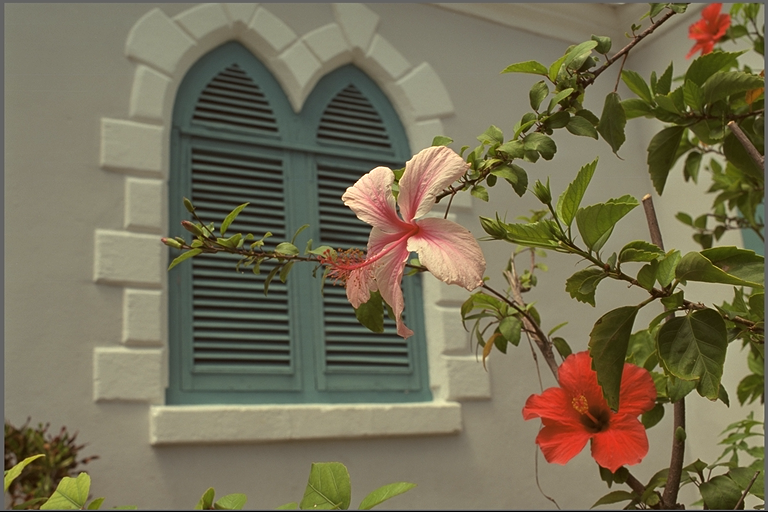
#> input picture Images/kodim07.png, 768 x 512 px, found by its file name
$ jupyter execute JPEG_Method.ipynb
#> lines starting #> are read from the running program, lines starting #| are printed output that depends on the picture; long printed decimals are rounded
# Image Compression with the JPEG
JPEG is yet another commonly used lossy image compression technique -- it involves both a frequency transformation (similar to PCA) and quantization (similar to k-means). Our vision is more sensitive to small, subtle variations in brightness (low frequency) than to strong, sudden variations in brightness (high frequency). Therefore we can cut out many high-frequency elements of an image, reducing the space needed to store it, without compromising much quality.

While the method has many variations, the main steps are

<b>1)</b> Transform the color space to `YCbCr`. Here `Y` represents pixel brightness, and `Cb` and `Cr` represent chrominace -- our eyes are most sensitive to brightness, and it is most important to the quality of the image. This step isn't required, but makes it harder to notice the image compression since it is most similar to how our eyes perceive color.

<b>2)</b> Split the image into 8x8 blocks and perform a discrete cosine transform (DCT) on each block. I'll explain this step in more depth belwo.

<b>3)</b> Divide each transformed block by a quantization matrix `Q`, then round each value to the nearest integer. The standard `Q` was selected so that lower frequencies (see image below -- these fall in the upper left corner of the transformed matrix) of brightness variation are preserved, but higher frequences (which fall in the lower right corner) are rounded to zero.

$$
Q={\begin{bmatrix}16&11&10&16&24&40&51&61\\12&12&14&19&26&58&60&55\\14&13&16&24&40&57&69&56
\\14&17&22&29&51&87&80&62\\18&22&37&56&68&109&103&77\\24&35&55&64&81&104&113&92\\
49&64&78&87&103&121&120&101\\72&92&95&98&112&100&103&99\end{bmatrix}}.
$$

<b>4)</b> A lossless encoding algorithm is used to compress each block. Because of all the zeros, we can represent the compressed blocks in less space than the original blocks.

<b>5)</b> To reconstruct the image, the above steps (except for rounding) are reversed.

(Source: https://en.wikipedia.org/wiki/JPEG)

Key to this process is the transformation of the pixel brightness values into the frequency space. JPEG compression uses a DCT, which expresses values as a sum of varying frequency cosines. This is similar to a discrete Fourier transform, but without any imaginary component. Although it may seem like it would be more difficult to approximate a function when we're constrained to real space, it turns out that DCT is more efficient for signal compression due to the boundary conditions it implies.

Any Fourier transform of a function on a discrete domain also extends the function to define values outside of its domain -- that is, after we run a DCT on a function, we can evaluate it at any `x`, even where the original function was not defined. The key difference between the DFT and the DCT is that the DFT implies a periodic extension of the original function while the DCT implies an even extension of the original function. This means that unless the left and right boundary values of the signal we're sampling happen to be the same, the DFT will have a discontinuity at the boundary while the DCT will not. As we have seen in class, functions with discontinuities need more terms to accuractely approximate, meaning that the DCT will converge with fewer terms. Therefore the image quality will be worse for DFT than DCT after removing the same number of terms. (See http://www.maths.usyd.edu.au/u/olver/teaching/Computation/ExampleProject.pdf for a comparison, and https://en.wikipedia.org/wiki/Discrete_cosine_transform for a more in-depth explanation.)

Another benefit of the DCT over a discrete sine transform (DST) is that `cos(0)=1`, and thus the first term is the mean of the signal being transformed. This ends up being especially useful in image processing, where the mean color of a 8x8 block of pixels contains the majority of the visual information and will thus have the greatest coefficient. This is call the DC, or constant coefficient. The AC (or alternating component) coefficients of the later terms will in general be much smaller. To see why, consider what the DCT basis vectors look like in 2D:

For any given 8x8 block of pixels, most information can be represented by basis from the upper left quadrant, while those in the lower right contribute relatively little. As discussed above, we compress the image by setting many of the coefficients of these high frequency elements to zero. Therefore the fact that they are all clustered together is key to encoding the data -- coefficients are read in a "zig-zag" pattern starting from the upper left, thus maximizing the number of zeros that are likely to appear in a row and minimizing the space needed to store the data.

Finally, let's consider how to actually take a DCT. It can be given by

$$\ G_{u,v}={\frac {1}{4}}\alpha (u)\alpha (v)\sum _{x=0}^{7}\sum _{y=0}^{7}g_{x,y}\cos
\left[{\frac {(2x+1)u\pi }{16}}\right]\cos \left[{\frac {(2y+1)v\pi }{16}}\right],$$

where $u$ and $v$ are the horizontal and vertical frequencies, $g(x,y)$ is the pixel value, and the $\alpha$s are normalizing coefficients. It is simpler to express this as matrix multiplication

$$G = TMT^T,$$

where the transformation matrix has entries given by

$$T_{i,j} = \frac{1}{\sqrt{8}} \text{ when } i=0,$$

$$T_{i,j} = \frac{1}{2} cos(\frac{(2j + 1)i\pi)}{16}) \text{ when } i>0.$$

The inverse DCT is then taken with the reverse process. (Source: http://www.maths.usyd.edu.au/u/olver/teaching/Computation/ExampleProject.pdf)

Wikipedia has a good article on this topic at https://en.wikipedia.org/wiki/JPEG, and was my source for everything not explicity cited.

[cell 1]
from matplotlib import pyplot as plt
import numpy as np
import cv2

First, define some terms:

[cell 2]
#define transform matrix T such that the DCT of image M is given by TMT'
T = np.zeros((8,8))
T[0,:] = [1/np.sqrt(8) for i in range(8)]
for i in range(1,8):
    for j in range(8):
        T[i,j] = 0.5 * np.cos(((2*j + 1)*i*np.pi)/16)

#define JPEG standard quantization matrix
Q=np.array([[16,11,10,16,24,40,51,61],
   [12,12,14,19,26,58,60,55],
   [14,13,16,24,40,57,69,56],
   [14,17,22,29,51,87,80,62],
   [18,22,37,56,68,109,103,77],
   [24,35,55,64,81,104,113,92],
   [49,64,78,87,103,121,120,101],
   [72,92,95,98,112,100,103,99],
   ])

Now load, change the colorspace, and crop the image:

[cell 3]
im = cv2.imread("./kodim07.png") #3.6 MB
#> im is the input picture: shape (512, 768, 3); mean B, G, R 85.4, 110.7, 117.6

shape = im.shape
#> shape = (512, 768, 3)
print(shape)
#| (512, 768, 3)
h = shape[0]
#> h = 512
w = shape[1]
#> w = 768

im = cv2.cvtColor(im, cv2.COLOR_BGR2RGB)
plt.imshow(im)
plt.show()

[cell 4]
ycc = cv2.cvtColor(im,cv2.COLOR_RGB2YCrCb);
#> ycc: shape (512, 768, 3); mean of channels 0, 1, 2 109.9, 133.5, 114.2
plt.imshow(ycc)
plt.show()

[cell 5]
#JPEG algo splits image into 8x8 blocks, so we need to crop to dimensions divisible by 8
hmax = h - (h%8)
#> hmax = 512
wmax = w - (w%8)
#> wmax = 768
ycc = ycc[:hmax,:wmax,:]

print(ycc.shape)
#| (512, 768, 3)

cropped = im[:hmax,:wmax,:]
cv2.imwrite("./kodim07_cropped.png",cropped)
#> Out = True

Now process the image:

[cell 6]
#transform each of the Y, Cr, and Cb spaces separately
final = np.zeros((hmax,wmax,3),np.uint8)
Q = Q*1 #scale Q to increase compression
size = 0 #estimated space needed to store compressed image, to calculate compression ratio

for k in range(3):

    start = np.array(ycc[:,:,k])
    start = start - float(128) #shift pixel values from [0,256] to [-128,127] to reduce range requirements for DCT processing
    compressed = np.zeros((hmax,wmax)) #initialize a matrix to piece blocks back together

    for i in range(int(hmax/8)):
        for j in range(int(wmax/8)):
            block = start[8*i:8*(i+1), 8*j:8*(j+1)] #eg blocks go from [0,7],[8,15],[16,23],...
            D = T @ block @ T.T #DCT on block
            C = D/Q #divide by quantization matrix...highest frequencies will be made smallest
            C = np.round(C) #round to integer pixel values (lossy step)

            #JPEG can use many different complex encoding techniques
            #for our purposes, we estimate compressed image size with a simple "encoding" techinque
            #where all trailing zeros are represented with 2 bytes
            flat_C = np.reshape(np.copy(C),-1) #flatten array
            reduced_C = np.trim_zeros(flat_C)
            size += len(reduced_C) + 2 #"encode" all the zero elements

            compressed[8*i:8*(i+1), 8*j:8*(j+1)] = C

    #decompress image and run inverse fourier transform
    plt.imshow(compressed)
    plt.show()

    decompressed = np.zeros((hmax,wmax))
    for i in range(int(hmax/8)):
        for j in range(int(wmax/8)):
            block = compressed[8*i:8*(i+1), 8*j:8*(j+1)]
            C = block * Q #piecewise multiply by quantization matrix
            D_inv = T.T @ C @ T #writing as matrix multiplication makes taking the inverse DCT easy
            decompressed[8*i:8*(i+1), 8*j:8*(j+1)] = D_inv

    decompressed = decompressed + float(128)
    decompressed = decompressed.astype(int)

    plt.imshow(decompressed)
    plt.show()

    final[:,:,k] = decompressed
#> this loop made 3 passes
#> pass 1, `start = np.array(ycc[:,:,k])`:
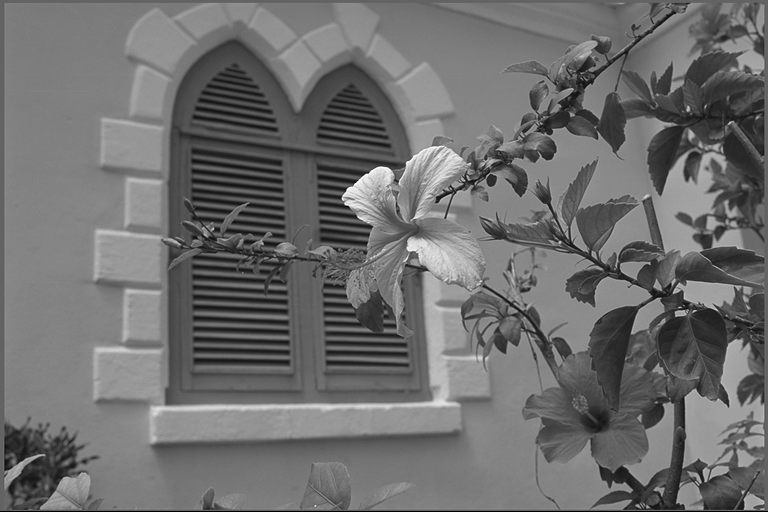
#> start: shape (512, 768); min 0, max 255, mean 109.9
#> pass 1, `plt.show()`:
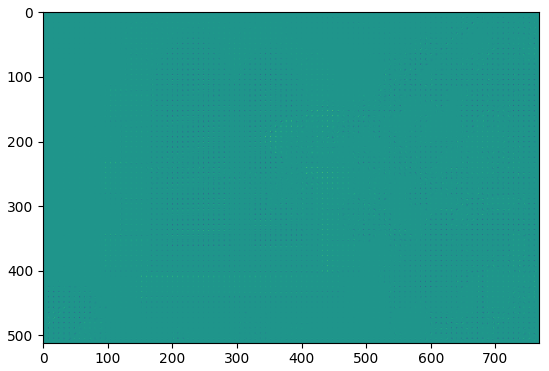
#> figure drawn by matplotlib, 1 panel
#> pass 1, `plt.show()`:
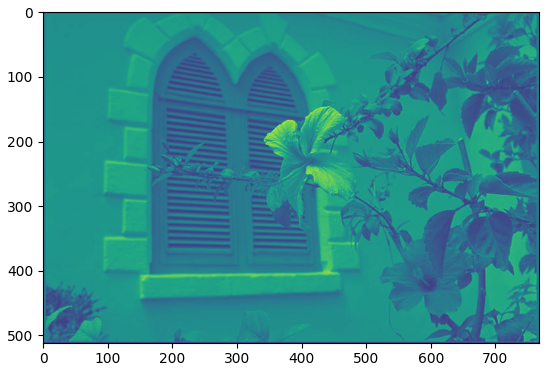
#> figure drawn by matplotlib, 1 panel
#> pass 2, `start = np.array(ycc[:,:,k])`:
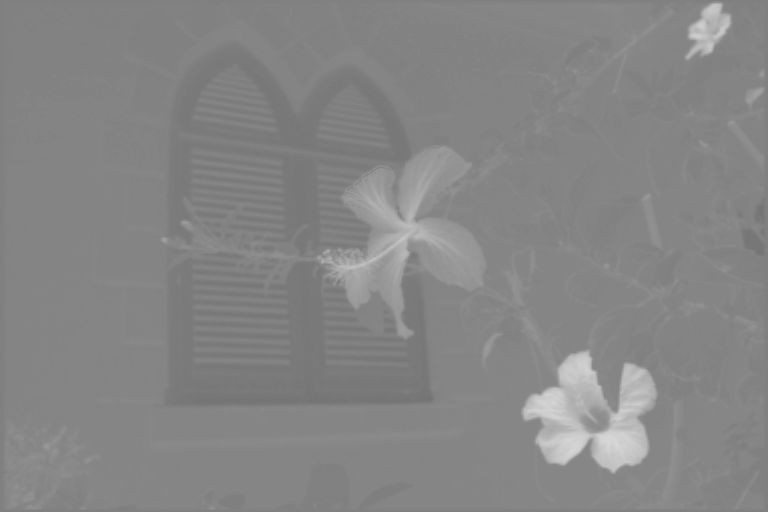
#> start: shape (512, 768); min 115, max 216, mean 133.5
#> pass 2, `start = start - float(128)`:
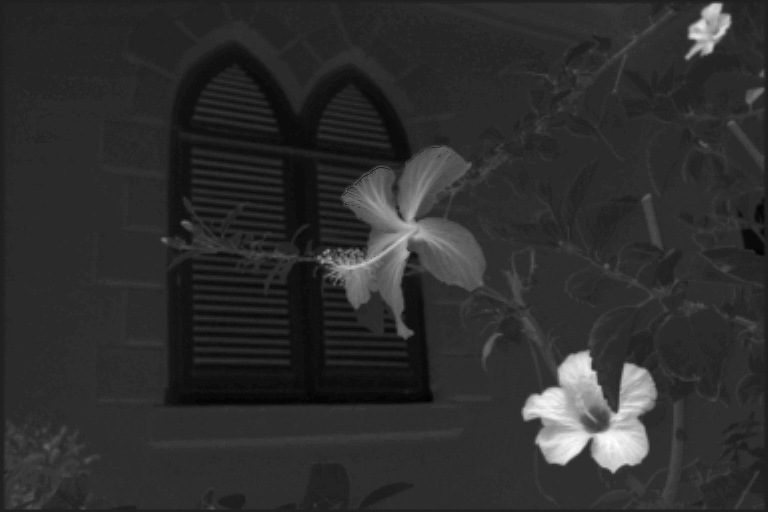
#> start: shape (512, 768) float64; min -13, max 88, mean 5.5; drawn with min black and max white
#> pass 2, `plt.show()`:
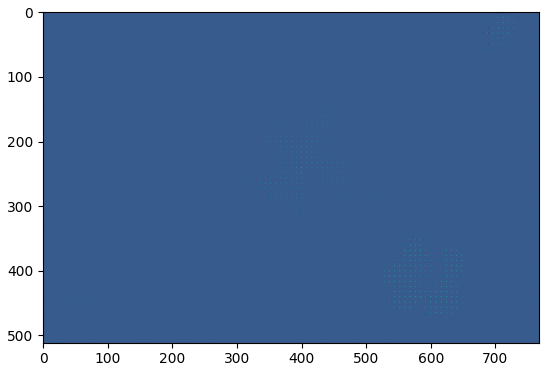
#> figure drawn by matplotlib, 1 panel
#> pass 2, `plt.show()`:
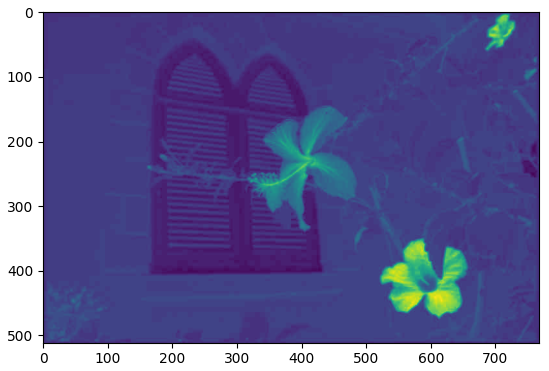
#> figure drawn by matplotlib, 1 panel
#> after the loop:
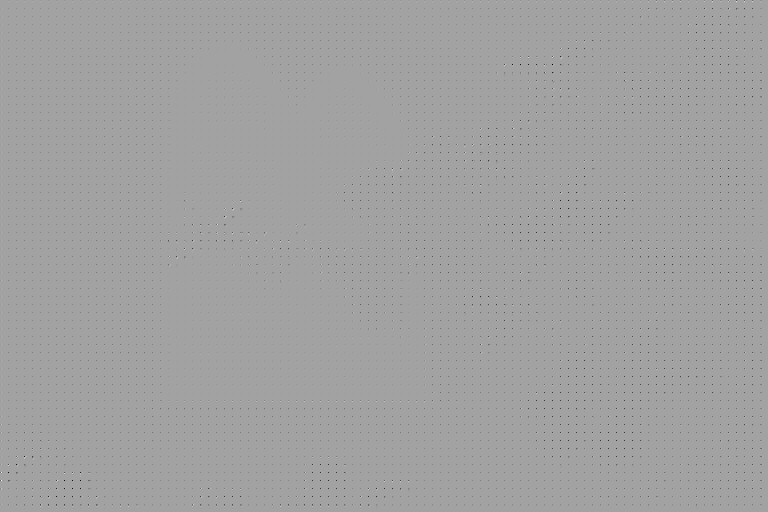
#> compressed: shape (512, 768) float64; min -28, max 16, mean -0.107; drawn with min black and max white
#> after the loop:
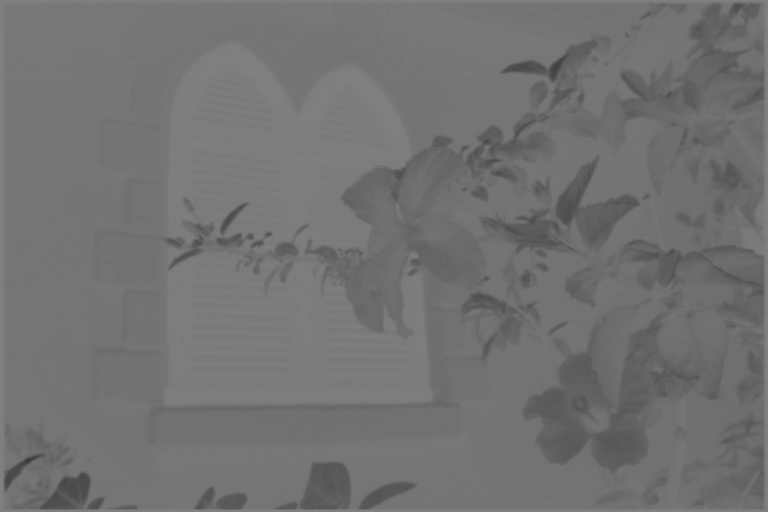
#> decompressed: shape (512, 768) int64; min 53, max 134, mean 114
#> after the loop: final: shape (512, 768, 3); mean of channels 0, 1, 2 109.6, 133.3, 114
#> after the loop:
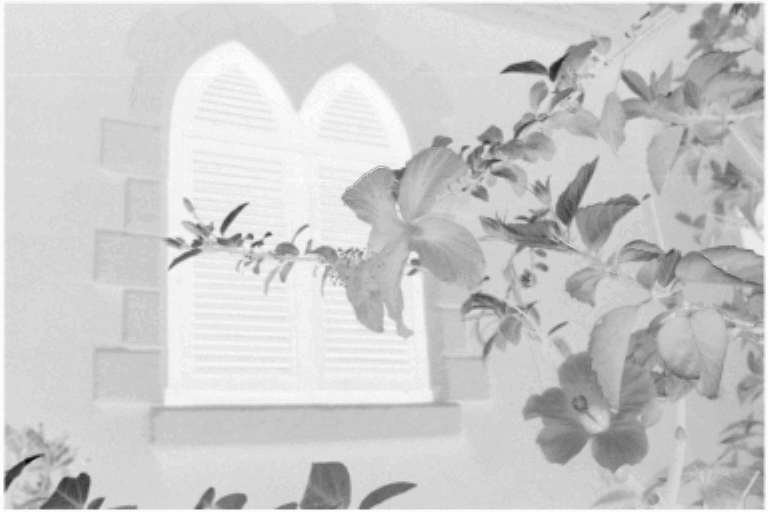
#> start: shape (512, 768) float64; min -72, max 1, mean -13.77; drawn with min black and max white
#> after the loop, size = 234590

[cell 7]
final_bgr = cv2.cvtColor(final,cv2.COLOR_YCrCb2BGR);
cv2.imwrite("./kodim07_1_jpg.png",final_bgr)

final_rgb = cv2.cvtColor(final_bgr,cv2.COLOR_BGR2RGB);
plt.imshow(final_rgb)
plt.show()

We can also estimate the compression ratio, using the method described above:

[cell 8]
original = ycc.shape[0] * ycc.shape[1] * ycc.shape[2]
#> original = 1179648
cr = original/size
#> cr = 5.03
print(cr)
#| 5.029

$ run again, with Images/kodim05.png copied over Images/kodim07.png
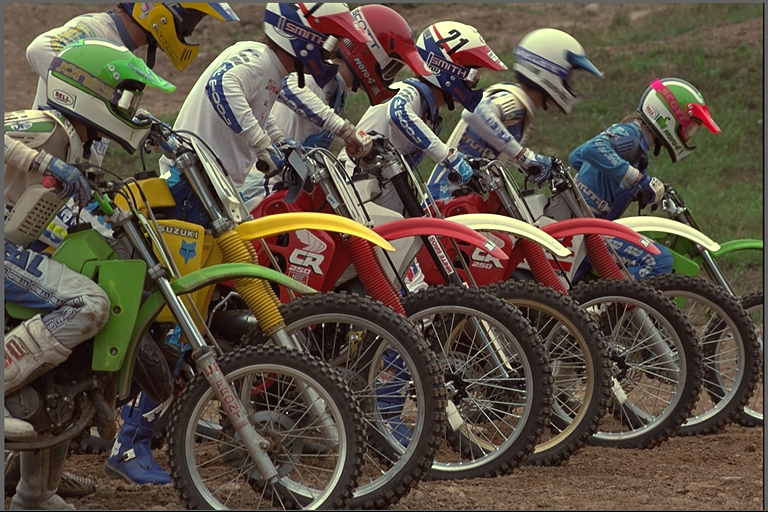
#> input picture Images/kodim05.png, 768 x 512 px, found by its file name
#> im is the input picture: shape (512, 768, 3); mean B, G, R 67.5, 81, 91.5
#| (512, 768, 3)
#> ycc: shape (512, 768, 3); mean of channels 0, 1, 2 82.6, 134.3, 119.5
#| (512, 768, 3)
#> Out = True
#> after the loop `for k in range(3):`:
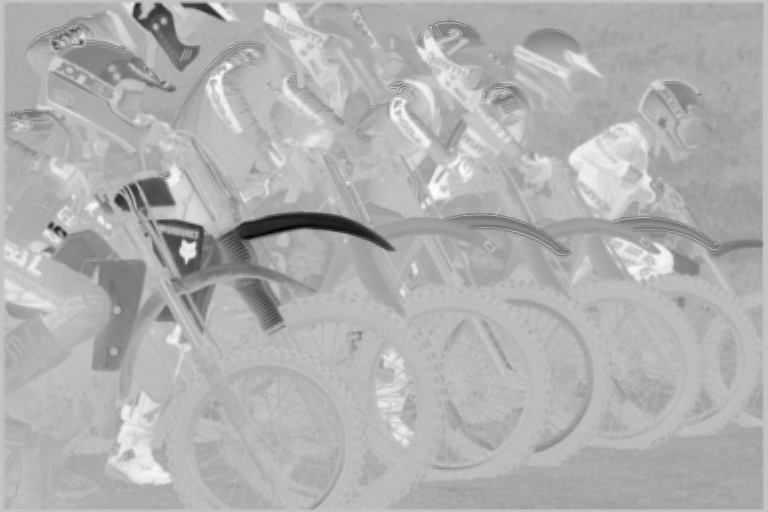
#> start: shape (512, 768) float64; min -91, max 28, mean -8.5; drawn with min black and max white
#> after the loop `for k in range(3):`: size = 358392
#> `final_bgr = cv2.cvtColor(final,cv2.COLOR_YCrCb2BGR);`:
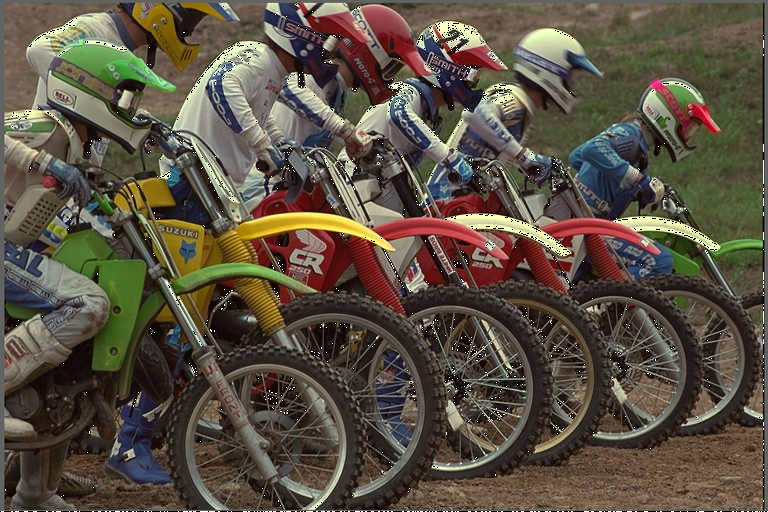
#> final_bgr: shape (512, 768, 3); mean B, G, R 66.7, 81.2, 90.7
#> cr = 3.29
#| 3.292

$ run again, with Images/kodim16.png copied over Images/kodim07.png
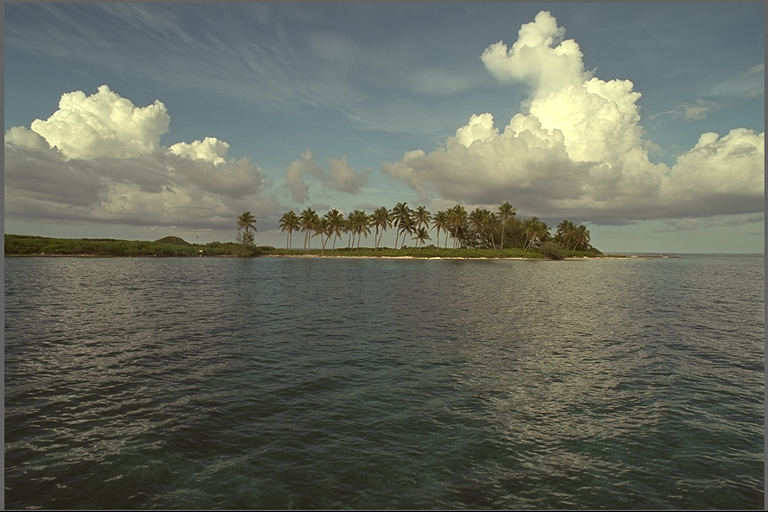
#> input picture Images/kodim16.png, 768 x 512 px, found by its file name
#> im is the input picture: shape (512, 768, 3); mean B, G, R 95.2, 106.7, 102.8
#| (512, 768, 3)
#> ycc: shape (512, 768, 3); mean of channels 0, 1, 2 104.2, 127.1, 122.9
#| (512, 768, 3)
#> Out = True
#> after the loop `for k in range(3):`:
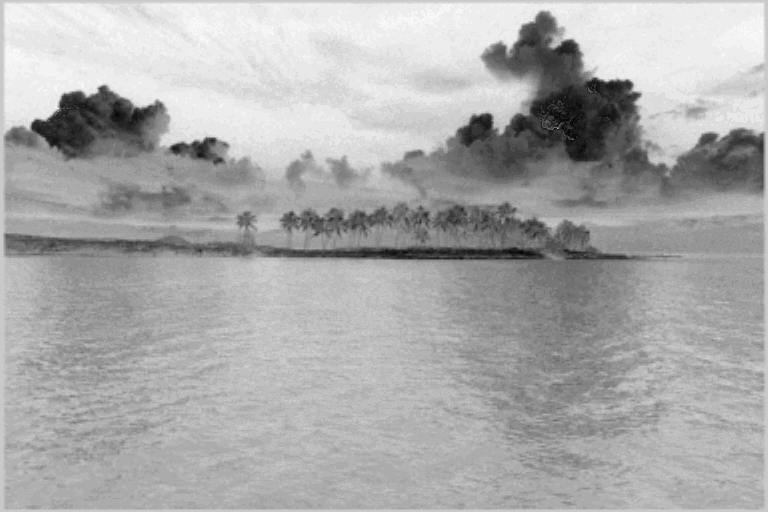
#> start: shape (512, 768) float64; min -34, max 9, mean -5.11; drawn with min black and max white
#> after the loop `for k in range(3):`: size = 254735
#> cr = 4.63
#| 4.631
